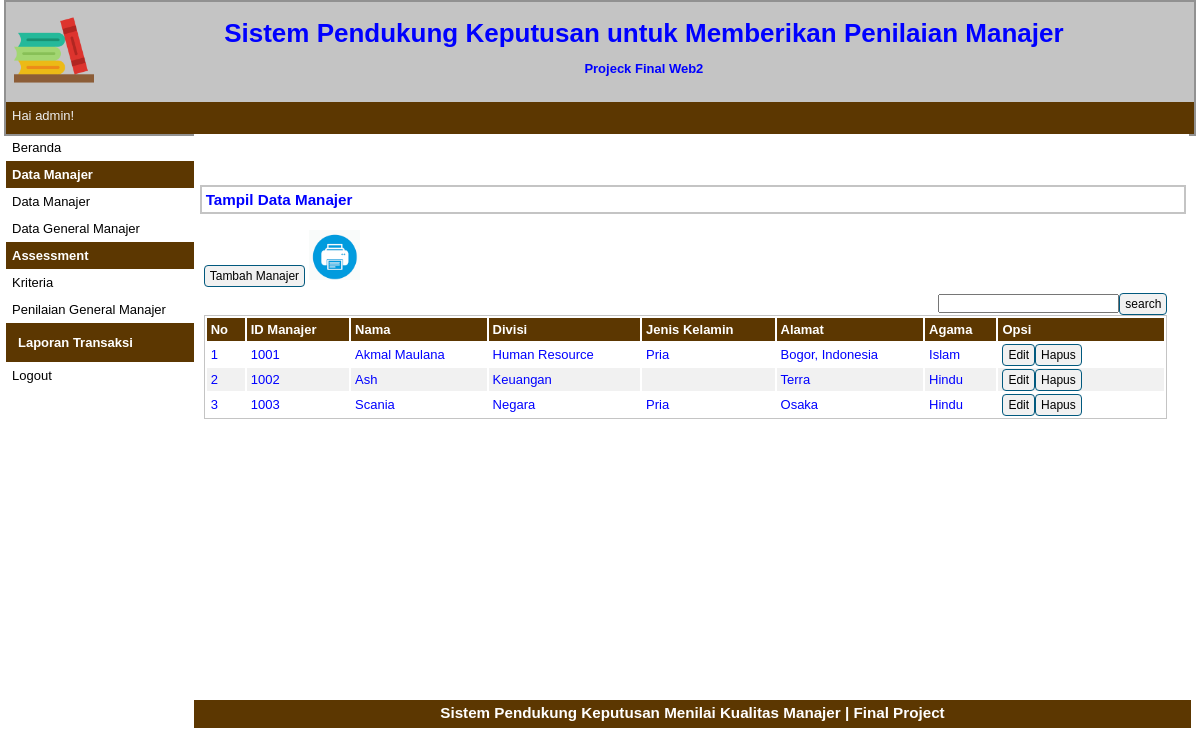
The app's page /halaman-admin.php?p=manajer (signed in) with its own data.
### tables this page shows
CREATE TABLE `tb_manajer` (
  `id_mnj` int(255) NOT NULL,
  `nama` varchar(30) NOT NULL,
  `divisi` varchar(255) NOT NULL,
  `jeniskelamin` varchar(10) NOT NULL,
  `alamat` varchar(40) NOT NULL,
  `agama` varchar(20) NOT NULL
);

### pages/manajer.php (the view, shortened to what this page needs)
<div id="label-page"><h3>Tampil Data Manajer</h3></div>
<div id="content">
	<p id="tombol-tambah-container"><a href="halaman-admin.php?p=manajer-input" class="tombol">Tambah Manajer</a>
	<a target="_blank" href="pages/cetak.php"><img src="print.png" height="50px" height="50px"></a>
	<FORM CLASS="form-inline" METHOD="POST">
	<div align="right"><form method=post><input type="text" name="pencarian"><input type="submit" name="search" value="search" class="tombol"></form>
	</FORM>
	</p>
	<table id="tabel-tampil">
		<tr>
			<th id="label-tampil-no">No</td>
			<th>ID Manajer</th>
			<th>Nama</th>
			<th>Divisi</th>
			<th>Jenis Kelamin</th>
			<th>Alamat</th>
			<th>Agama</th>
			<th id="label-opsi">Opsi</th>
		</tr>
		<?php
		$nomor = 1;
		$query = "SELECT * FROM tb_manajer";
		$q_tampil_anggota = mysqli_query($db, $query);
		if(mysqli_num_rows($q_tampil_anggota)>0)
		{
		while($r_tampil_anggota=mysqli_fetch_array($q_tampil_anggota)){
		?>
		<tr>
			<td><?php echo $nomor; ?></td>
			<td><?php echo $r_tampil_anggota['id_mnj']; ?></td>
			<td><?php echo $r_tampil_anggota['nama']; ?></td>
			<td><?php echo $r_tampil_anggota['divisi']; ?></td>
			<td><?php echo $r_tampil_anggota['jeniskelamin']; ?></td>
			<td><?php echo $r_tampil_anggota['alamat']; ?></td>
			<td><?php echo $r_tampil_anggota['agama']; ?></td>
			<td>
				<div class="tombol-opsi-container"><a href="halaman-admin.php?p=manajer-edit&id=<?php echo $r_tampil_anggota['id_mnj'];?>" class="tombol">Edit</a></div>
				<div class="tombol-opsi-container"><a href="proses/manajer-hapus.php?id=<?php echo $r_tampil_anggota['id_mnj']; ?>" onclick = "return confirm ('Apakah Anda Yakin Akan Menghapus Data Ini?')" class="tombol">Hapus</a></div>
			</td>
		</tr>
		<?php $nomor++; }
		}
		else {
			echo "<tr><td colspan=6>Data Tidak Ditemukan</td></tr>";
		}?>
	</table>
</div>

### style.css (style rules this page uses)
* { margin:0px; padding:0px }
body { font-family:sans-serif; font-size:13px; color:blue; }
#label-page { margin-top:6px; margin-bottom:6px; margin-left:6px; border:2px solid #C4C4C4; padding:4px; width:97.9%; }
#content { float:left; width:96.8%; min-height:454px; background-image : border:2px solid #C4C4C4; padding:10px; margin-bottom:6px; }
.tombol { border-radius:4px; font-size:12px; text-decoration:none; background-color:#F1F1F1; padding-top:3px; padding-bottom:3px; padding-left:5px; padding-right:5px; border:1px solid #01597E; color:black; }
#tombol-tambah-container { margin-bottom:10px; }
#tabel-tampil { border:1px solid #C4C4C4; width:100%; }
#tabel-tampil tr:nth-child(odd) { background-color:#F1F1F1; }
#tabel-tampil tr th { background-color:#5C3701; color:#FFFFFF; padding:4px; text-align:left; }
#tabel-tampil td { padding:4px; }
#label-tampil-no { width:30px; }
#label-opsi { width:158px; font-weight:bold; }
.tombol-opsi-container { float:left; }

### records on screen
tb_manajer: id_mnj "1001", nama "Akmal Maulana", divisi "Human Resource", jeniskelamin "Pria", alamat "Bogor, Indonesia", agama "Islam"
tb_manajer: id_mnj "1002", nama "Ash", divisi "Keuangan", alamat "Terra", agama "Hindu"
tb_manajer: id_mnj "1003", nama "Scania", divisi "Negara", jeniskelamin "Pria", alamat "Osaka", agama "Hindu"

### other values on screen
$_SESSION['sesi'] "admin"
